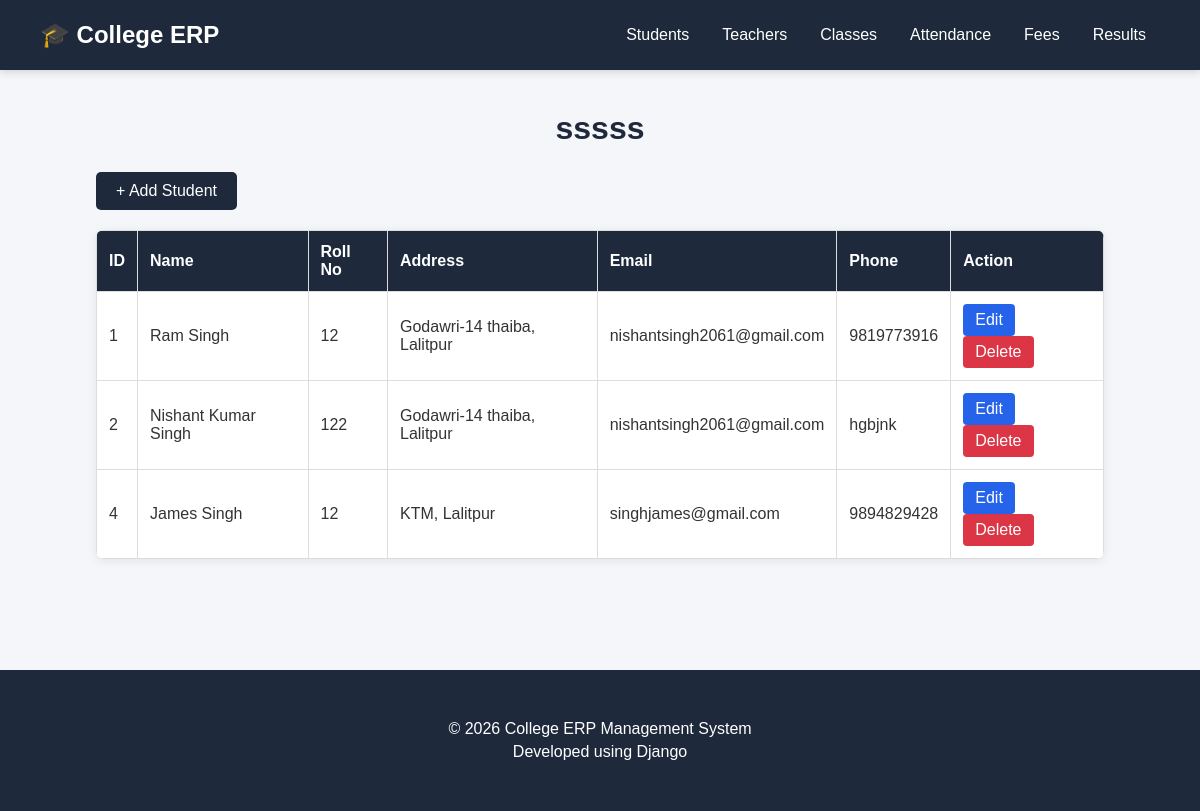
The page / on the database its author committed.
### school/models.py (models this page shows, shortened)
class Title(models.Model):
    title = models.CharField(max_length= 100)

class Student(models.Model):
    name = models.CharField()
    roll_no = models.IntegerField()
    address = models.TextField()
    email = models.EmailField()
    phone = models.TextField()

### school/views.py (the view)
# urls.py: path("", views.student, name="student"),
def student(request):
    students = Student.objects.all()
    stu = Title.objects.all()
    return render (request, "students/student.html",  {
            "students": students,
            "stu": stu,
        })

### students/templates/students/student.html
{% extends 'base.html' %} {% block title %} Students {% endblock %} {% block content %}
<div class="container">
    {% for title in stu %}
    <h1>{{ title.title }}</h1>
    {% empty %}
    <h1>Student Management</h1>
    {% endfor %}
    <a href="{% url 'add_student' %}" class="add-btn">
        + Add Student
    </a>
    <table>
        <thead>
            <tr>
                <th>ID</th>
                <th>Name</th>
                <th>Roll No</th>
                <th>Address</th>
                <th>Email</th>
                <th>Phone</th>
                <th>Action</th>
            </tr>
        </thead>
        <tbody>
            {% for student in students %}
            <tr>
                <td>{{ student.id }}</td>
                <td>{{ student.name }}</td>
                <td>{{ student.roll_no }}</td>
                <td>{{ student.address }}</td>
                <td>{{ student.email }}</td>
                <td>{{ student.phone }}</td>
                <td>
                    <a href="{% url 'update_student' student.id %}" class="edit-btn">
                        Edit
                    </a>
                    <a href="{% url 'delete_student' student.id %}" class="delete-btn">
                        Delete
                    </a>
                </td>
            </tr>
            {% empty %}
            <tr>
                <td colspan="7" class="empty-message">
                    No students found.
                </td>
            </tr>
            {% endfor %}
        </tbody>
    </table>
</div>
{% endblock %}

### static/css/style.css (style rules this page uses)
* { margin: 0; padding: 0; box-sizing: border-box; }
body { font-family: Arial, Helvetica, sans-serif; background: #f4f6f9; color: #333; }
.container { width: 90%; max-width: 1400px; margin: 0 auto; }
.container h1 { text-align: center; margin-bottom: 25px; color: #1e293b; }
.add-btn { display: inline-block; padding: 10px 20px; margin-bottom: 20px; background: #1e293b; color: white; text-decoration: none; border-radius: 5px; transition: 0.3s; }
table { width: 100%; border-collapse: collapse; background: white; box-shadow: 0 2px 10px rgba(0, 0, 0, 0.08); border-radius: 8px; overflow: hidden; }
th, td { padding: 12px; border: 1px solid #ddd; text-align: left; }
th { background: #1e293b; color: white; font-weight: bold; }
.edit-btn { display: inline-block; padding: 7px 12px; background: #2563eb; color: white; text-decoration: none; border-radius: 4px; margin-right: 5px; transition: 0.3s; }
.delete-btn { display: inline-block; padding: 7px 12px; background: #dc3545; color: white; text-decoration: none; border-radius: 4px; transition: 0.3s; }

### rows shown on the page
Title: title "sssss"
Student: id "1", name "Ram Singh", roll_no "12", address "Godawri-14 thaiba, Lalitpur", email "nishantsingh2061@gmail.com", phone "9819773916"
Student: id "2", name "Nishant Kumar Singh", roll_no "122", address "Godawri-14 thaiba, Lalitpur", email "nishantsingh2061@gmail.com", phone "hgbjnk"
Student: id "4", name "James Singh", roll_no "12", address "KTM, Lalitpur", email "singhjames@gmail.com", phone "9894829428"
